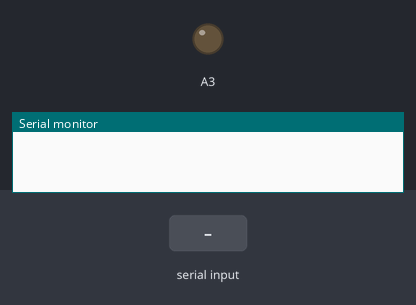
Recording of a sketch running on a simulated Arduino Uno, built with avr-gcc and run on an emulated ATmega328P. On the bench: output pins drawn as LEDs (lit = HIGH), the last lines printed to the serial monitor. Inputs (shaded band) come from the test bench.

Above: at 1.2 s.
1.3 s: "on" received over the second serial link
At 1.52 s:
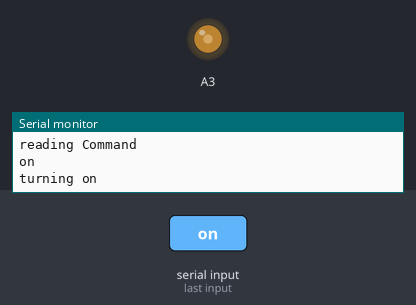
4.3 s: "off" received over the second serial link
At 5.8 s:
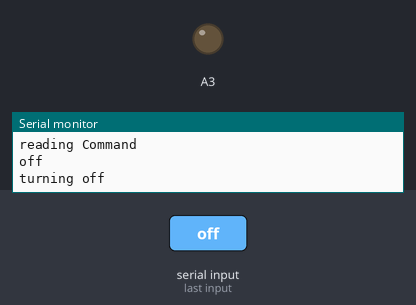
Timing chart, 0 to 7.3 s (numbered marks = the images above; inputs shaded):
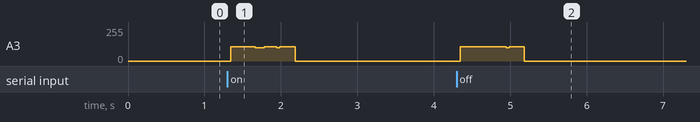

Measured:
- after the input at 1.3 s, A3: 0/255 → 107/255 at once, → 101/255 0.32 s later, → 107/255 0.12 s later, → 0/255 0.40 s later
- after the input at 4.3 s, A3: 0/255 → 106/255 after 0.05 s, → 107/255 0.60 s later, → 0/255 0.24 s later

The sketch:

btpp.ino
```cpp
#include <SoftwareSerial.h>
#include "433Switch.h"

SoftwareSerial Bluetooth(3, 2); // RX | TX
WirelessSwitch wswitch(A3);     //make wirless switch here

String command = "";

void setup()
{
  Serial.begin(9600);
  Bluetooth.begin(9600); //Baud Rate for AT-command Mode.
}
void loop()
{
  //check if the bluetooth has information available for us
  if (Bluetooth.available())
  {
    Serial.println("reading Command");
    //clear the command string and record it.
    command = "";
    while (Bluetooth.available())
    {
      //add a char of data from reading the BT serial
      command += (char)Bluetooth.read();
      delay(1);
    }

    Serial.println(command);
    //string comparisons:
    if (command.startsWith("OK"))
    {
      Serial.println("was at command");
      //this was an AT command, we can just ignore it and return
      return;
    }
    if (command.equals("on"))
    {
      Serial.println("turning on");
      //turn the switch on
      wswitch.on(1);
    }
    if (command.equals("off"))
    {
      Serial.println("turning off");
      //turn the switch on
      wswitch.off(1);
    }
  }
}
```

433Switch.h
```cpp
#ifndef _433_SWITCH_H__
#define _433_SWITCH_H__
#include "Arduino.h"
unsigned char reverseByte(unsigned char d)
{
  return ((d & 0x80) >> 7) | ((d & 0x40) >> 5) | ((d & 0x20) >> 3) | ((d & 0x10) >> 1) | ((d & 0x08) << 1) | ((d & 0x04) << 3) | ((d & 0x02) << 5) | ((d & 0x01) << 7);
}
class WirelessSwitch
{
private:
  const unsigned char outpin;
  const unsigned int shortpulse = 316;
  const unsigned int longpulse = 818;
  const unsigned int repeats = 20;
  const unsigned long address = 0x12340;
  const unsigned char rfcmds[10] = {
      //ALLON ALLOFF 1ON 1OFF 2ON 2OFF 3ON 3OFF 4ON 4OFF
      0x8, 0x4, 0xF, 0xE, 0xD, 0xC, 0xB, 0xA, 0x7, 0x6};

  void sendRF(unsigned long pk);
  unsigned long packetise(unsigned char c);
  unsigned char rfcrc(unsigned long d);
  void pulse(bool bit);

public:
  WirelessSwitch(const unsigned int pin) : outpin(pin)
  {
    pinMode(pin, OUTPUT);
  };
  ~WirelessSwitch(){};

  //by default, on/off will switch ALL, unless given a number.
  void on(unsigned char sw = 0);
  void off(unsigned char sw = 0);
};

void WirelessSwitch::off(unsigned char sw)
{
  this->sendRF(
      this->packetise(
          this->rfcmds[(sw * 2) + 1 % 10]));
}
void WirelessSwitch::on(unsigned char sw)
{
  this->sendRF(
      this->packetise(
          this->rfcmds[(sw * 2) % 10]));
}
unsigned long
WirelessSwitch::packetise(unsigned char c)
{
  unsigned long p;
  unsigned char cx;
  p = ((this->address & 0xFFFFF) << 4) | (c & 0xF);
  cx = this->rfcrc(p);
  p = (p << 8) | cx;
  return p;
}

unsigned char WirelessSwitch::rfcrc(unsigned long d)
{
  unsigned char a, b, c;
  a = reverseByte(d >> 16);
  b = reverseByte(d >> 8);
  c = reverseByte(d);
  return reverseByte(a + b + c);
}

void WirelessSwitch::sendRF(unsigned long pk)
{
  for (unsigned int r = 0; r < this->repeats; r++)
  {
    for (unsigned long i = 0x80000000UL; i > 0; i >>= 1)
    {
      this->pulse(pk & i);
    }
    // 3 more low bits
    this->pulse(0);
    this->pulse(0);
    this->pulse(0);
    //delay before repeating again
    delay(2);
  }
}
void WirelessSwitch::pulse(bool bit)
{
  digitalWrite(this->outpin, 1);
  delayMicroseconds(bit ? this->longpulse : this->shortpulse);
  digitalWrite(this->outpin, 0);
  delayMicroseconds(bit ? this->shortpulse : this->longpulse);
}
#endif
```
